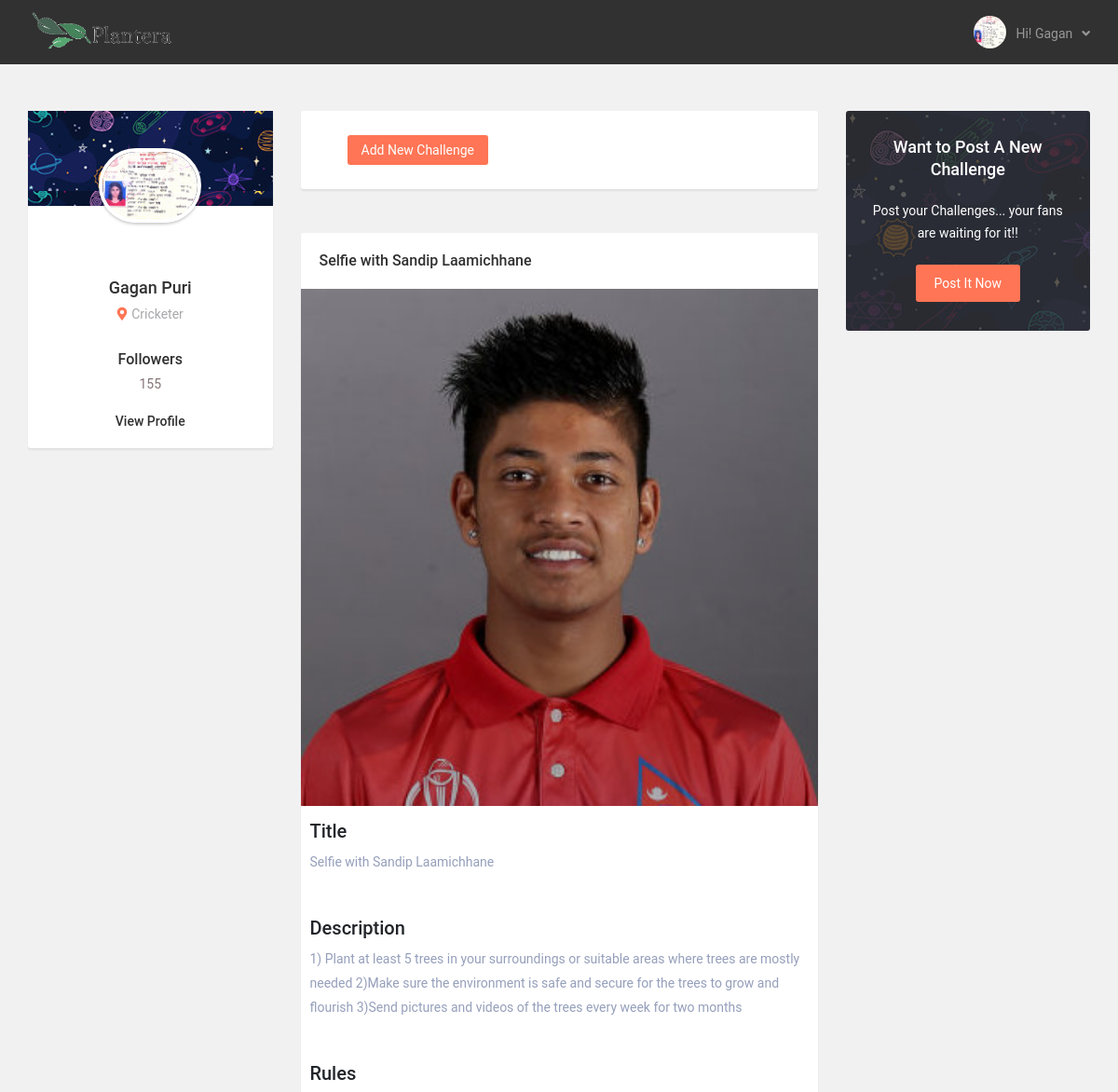
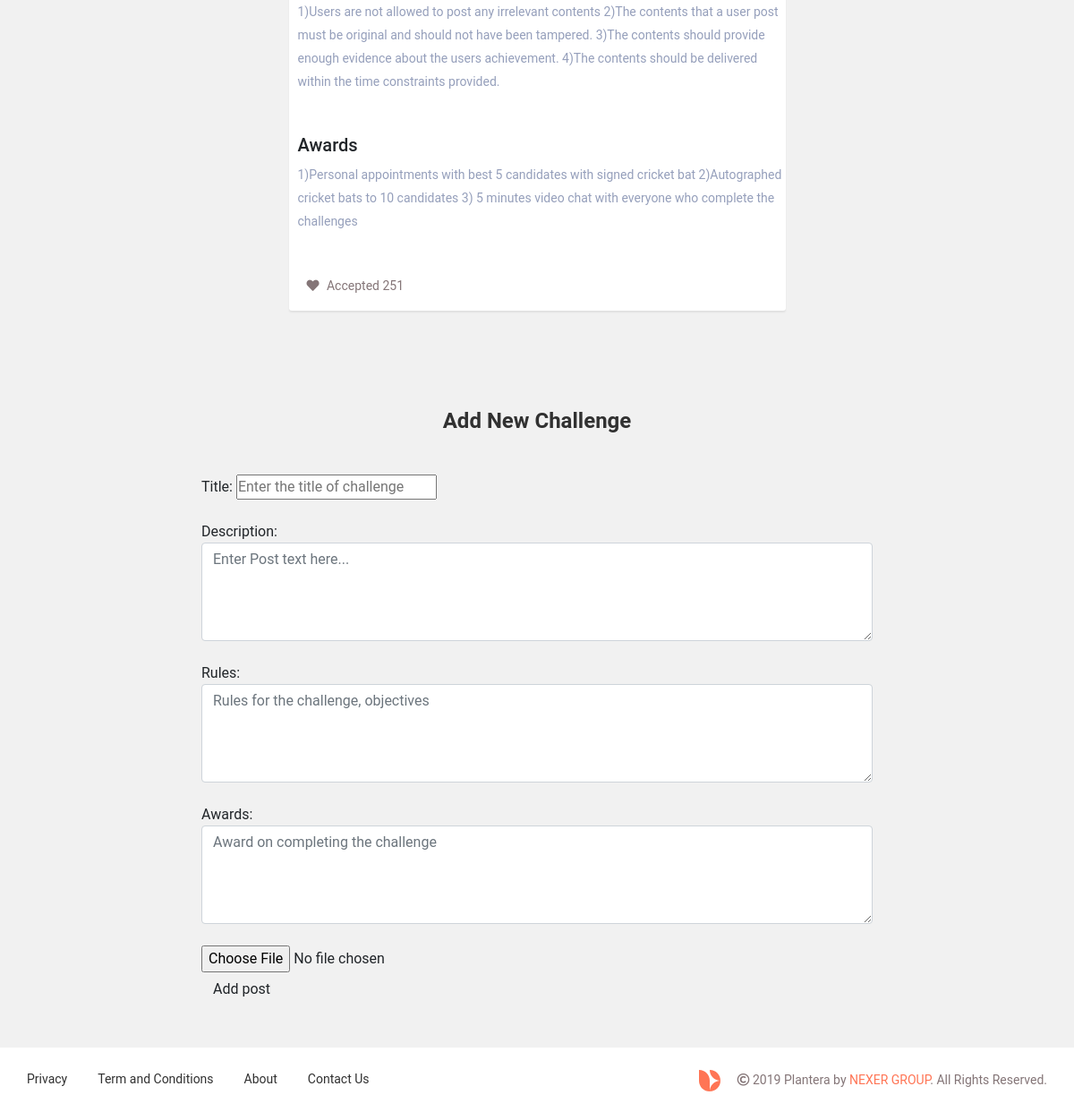
The app's page / (signed in) with its own data (2 pictures, top to bottom).
### profiles/models.py (models this page shows, shortened)
class UserProfile(models.Model):
    user = models.OneToOneField(User)
    first_name = models.CharField(blank=True, max_length=128)
    last_name = models.CharField(blank=True, max_length=128)
    avatar = models.ImageField(upload_to='avatars', blank=True)
    birthday = models.DateField(blank=True, default='1990-12-01')
    town = models.CharField(blank=True, max_length=128)
    relationship = models.CharField(blank=True, max_length=128,
                                    choices=[('1', 'married'), ('2', 'in relationship'), ('3', 'single')])
    relation_user = models.ManyToManyField('self', blank=True, related_name='relationship')
    visible_name = models.CharField(blank=True, max_length=128)
    url = models.CharField(blank=True, max_length=256)
    friends = models.ManyToManyField('self', blank=True, related_name='friends')
    friend_requests = models.ManyToManyField('self', blank=True, related_name='friend_requests')

class Note(models.Model):
    title = models.CharField(blank=True,max_length=100)
    text = models.CharField(blank=True, max_length=8128)
    rules = models.CharField(blank=True, max_length=8128)
    awards = models.CharField(blank=True, max_length=8128)
    author = models.ForeignKey(UserProfile, related_name='author_%(class)s')
    date = models.DateTimeField(auto_now_add=True)
    attachment = models.FileField(upload_to='UserProfile.user_directory_path', blank=True)
    url = models.CharField(blank=True, max_length=256)
    class Meta:
        abstract = True

class Likable(models.Model):
    likes = models.ManyToManyField(UserProfile, blank=True, related_name='likes_%(class)s')
    class Meta:
        abstract = True

class Post(Note, Likable):
    parent = models.ForeignKey(UserWall, null=True)
    shares = models.ManyToManyField(UserProfile, blank=True, related_name='post_share_user')
    user = models.ForeignKey(User, blank=True)

### profiles/views.py (the view)
# urls.py: url(r'^$', views.IndexView.as_view(), name='index'),
class IndexView(TemplateView):
    template_name = 'index.html'
    def get_context_data(self, **kwargs):
        context = super().get_context_data(**kwargs)
        try:
            userprofile = UserProfile.objects.get(user=self.request.user)
            context['userprofile'] = userprofile
        except Exception as e:
            context['userprofile'] = None
        return context
    def get(self, request, *args, **kwargs):
        return render(request, self.template_name, context=self.get_context_data(**kwargs))

### templates/index.html (shortened to what this page needs)
{% extends "base.html" %}
{% load staticfiles %}
		{% block body_block %}
    {% if user.is_authenticated %}
        <br/>
    {% include 'profiles/list_posts.html' %}
	<br />
	{% include 'profiles/add_post_form.html' %}
    {% endif %}
{% endblock %}

### templates/base.html (shortened to what this page needs)
<!DOCTYPE html>
{% load staticfiles %}
<html lang="en">
<head>
		<link href="{% static 'css/responsive.css' %}" rel="stylesheet">
		<link href="{% static 'css/style.css' %}" rel="stylesheet">
		<link href="{% static 'css/datepicker.min.css' %}" rel="stylesheet">
		<link href="{% static 'vendor/bootstrap/css/bootstrap.min.css' %}" rel="stylesheet">
		<link href="{% static 'vendor/fontawesome-free/css/all.min.css' %}" rel="stylesheet">
		<link href="{% static 'vendor/OwlCarousel/assets/owl.carousel.css' %}" rel="stylesheet">
		<link href="{% static 'vendor/OwlCarousel/assets/owl.theme.default.min.css' %}" rel="stylesheet">
	</head>
	<body oncontextmenu="">
		<header>
			<div class="container">
				<div class="row">
					<div class="col-lg-12 col-md-12 col-sm-12">
						<nav class="navbar navbar-expand-lg navbar-light bg-dark1 justify-content-sm-start">
							<a class="order-1 order-lg-0 ml-lg-0 ml-3 mr-auto" href="index.html"><img src="{% static 'images/logo.png' %}" alt=""></a>
							{% if user.is_authenticated %}
							<div class="account order-1 dropdown">
								<a href="#" class="account-link dropdown-toggle-no-caret" role="button" data-toggle="dropdown">
									<div class="user-dp"><img src="{{ MEDIA_URL }}{{ userprofile.avatar }}" alt=""></div>
									<span>Hi! {{user.userprofile.first_name}}</span>
									<i class="fas fa-angle-down"></i>
								</a>
                            {% endif %}
						</nav>
					</div>
				</div>
			</div>
		</header>
		{% block body_block %}{% endblock %}
		<footer>
			<div class="container">
				<div class="row">
					<div class="col-lg-6 col-md-12">
						<div class="footer-left">
							<ul>
								<li><a href="#">Privacy</a></li>
								<li><a href="#">Term and Conditions</a></li>
								<li><a href="#">About</a></li>
								<li><a href="#">Contact Us</a></li>
							</ul>
						</div>
					</div>
					<div class="col-lg-6 col-md-12">
						<div class="footer-right">
							<ul class="copyright-text">
								<li><a href="index.html"><img src="images/logo-2.svg" alt=""></a></li>
								<li><div class="ftr-1"><i class="far fa-copyright"></i> 2019 Plantera by <a href="#">NEXER GROUP</a>. All Rights Reserved.</div></li>
							</ul>
						</div>
					</div>
				</div>
			</div>
		</footer>
	</body>
</html>

### templates/profiles/list_posts.html (shortened to what this page needs)
<main>
			<div class="main-section">
				<div class="container">
					<div class="row">
						<div class="col-lg-3 col-md-5">
							<div class="main-left-sidebar">
								<div class="user-data full-width">
									<div class="user-profile">
										<div class="username-dt dpbg-1">
											<div class="usr-pic">
												<img src="{{ MEDIA_URL }}{{ userprofile.avatar }}" alt="">
											</div>
										</div>
										<div class="user-main-details">
											<h4>{{user.userprofile.first_name}} {{user.userprofile.last_name}}</h4>
											<span><i class="fas fa-map-marker-alt"></i>Cricketer</span>
										</div>
										<ul class="followers">
											<li>
												<div class="followers-dt-sm">
													<h4>Followers</h4>
													<span>155</span>
												</div>
											</li>
										</ul>
										<div class="profile-link">
											<a href="#">View Profile</a>
										</div>
									</div>
								</div>
							</div>
						</div>
						<div class="col-lg-6 col-md-7 ">
							<div class="center-section">
								<div class="main-search-bar">
									<a href="#add_form" class="add-event">Add New Challenge</a>
								</div>
								<div class="main-tabs">
									{% for post in userprofile.userwall.post_set.all %}
									<div class="tab-content">
										<div class="tab-pane active" id="tab-upcoming">
											<div class="main-posts">
												<div class="event-main-post">
													<div class="event-top">
														<div class="event-top-left">
															<a href="event_detail_view.html"><h4>{{ post.title }}</h4></a>
														</div>
													</div>
													<div class="event-main-image">
														<div class="main-photo">
															<div class="photo-overlay"></div>
															<img src="{{ post.attachment }}" alt="">
														</div>
													</div>
													<div class="event-city-dt">
														<h5 style="margin-left:10px">Title</h1>
														<p style="margin-left:10px">{{ post.title }}</p>
													</div>
													<div class="event-city-dt">
														<h5 style="margin-left:10px">Description</h1>
														<p style="margin-left:10px">{{ post.text }}</p>
													</div>
													<div class="event-city-dt">
														<h5 style="margin-left:10px">Rules</h1>
														<p style="margin-left:10px">{{ post.rules }}</p>
													</div>
													<div class="event-city-dt">
														<h5 style="margin-left:10px">Awards</h1>
														<p style="margin-left:10px">{{ post.awards }}</p>
													</div>
													<div class="like-comments">
														<div class="left-comments">
															<a href="#" class="like-item" title="Like">
																<i class="fas fa-heart"></i>
																<span><ins>Accepted</ins> 251</span>
															</a>
														</div>
													</div>
												</div>
											</div>
										</div>
									</div>
									{% endfor %}
								</div>
							</div>
						</div>
						<div class="col-lg-3">
							<div class="right-side-items">
								<div class="post-event">
									<h6>Want to Post A New Challenge</h6>
									<p>Post your Challenges... your fans are waiting for it!!</p>
									<a href="#add_form" class="add-nw-event">Post It Now</a>
								</div>
							</div>
						</div>
					</div>
				</div>
			</div>
		</main>

### templates/profiles/add_post_form.html (shortened to what this page needs)
<main class="discussion-mp" id="add_form">
			<div class="main-section">
				<div class="container">
					<div class="row justify-content-md-center">
						<div class="col-lg-8 col-md-8">
							<div class="checkout-heading text-center">
								<h2>Add New Challenge</h2>
							</div>
							<form method="post" action="/add_note/" enctype="multipart/form-data" id="post_form">
    Title: <input id="post_form_title" name="note_title" placeholder="Enter the title of challenge"><br /><br />
    Description:<textarea class="form-control" rows="4" name="note_text" id="post_form_text" placeholder="Enter Post text here..."></textarea><br />
    Rules:<textarea class="form-control" rows="4" name="note_rules" id="post_form_rules" placeholder="Rules for the challenge, objectives"></textarea><br />
    Awards:<textarea class="form-control" rows="4" name="note_awards" id="post_form_award" placeholder="Award on completing the challenge"></textarea><br />
    <input type="file" name="attachment" id="posts_form_photo" />
    <p><button type="submit" class="btn btn-default" id="add_post">Add post</button></p>
</form>
						</div>
					</div>
				</div>
			</div>
		</main>

### static/css/responsive.css (style rules this page uses)
@media (min-width: 1200px) { .container { max-width: 1170px !important; } }

### records on screen
UserProfile: avatar (picture)
Post: title "Selfie with Sandip Laamichhane", attachment (picture), text "1) Plant at least 5 trees in your surroundings or suitable areas where trees are mostly needed 2)Make sure the environment is safe and secure for the trees to grow and flourish 3)Send pictures and videos of the trees every week for two months", rules "1)Users are not allowed to post any irrelevant contents 2)The contents that a user post must be original and should not have been tampered. 3)The contents should provide enough evidence about the users achievement. 4)The contents should be delivered within the time constraints provided.", awards "1)Personal appointments with best 5 candidates with signed cricket bat 2)Autographed cricket bats to 10 candidates 3) 5 minutes video chat with everyone who complete the challenges"

### other values on screen
{{ user.userprofile.first_name }} "Gagan"
{{ user.userprofile.last_name }} "Puri"
